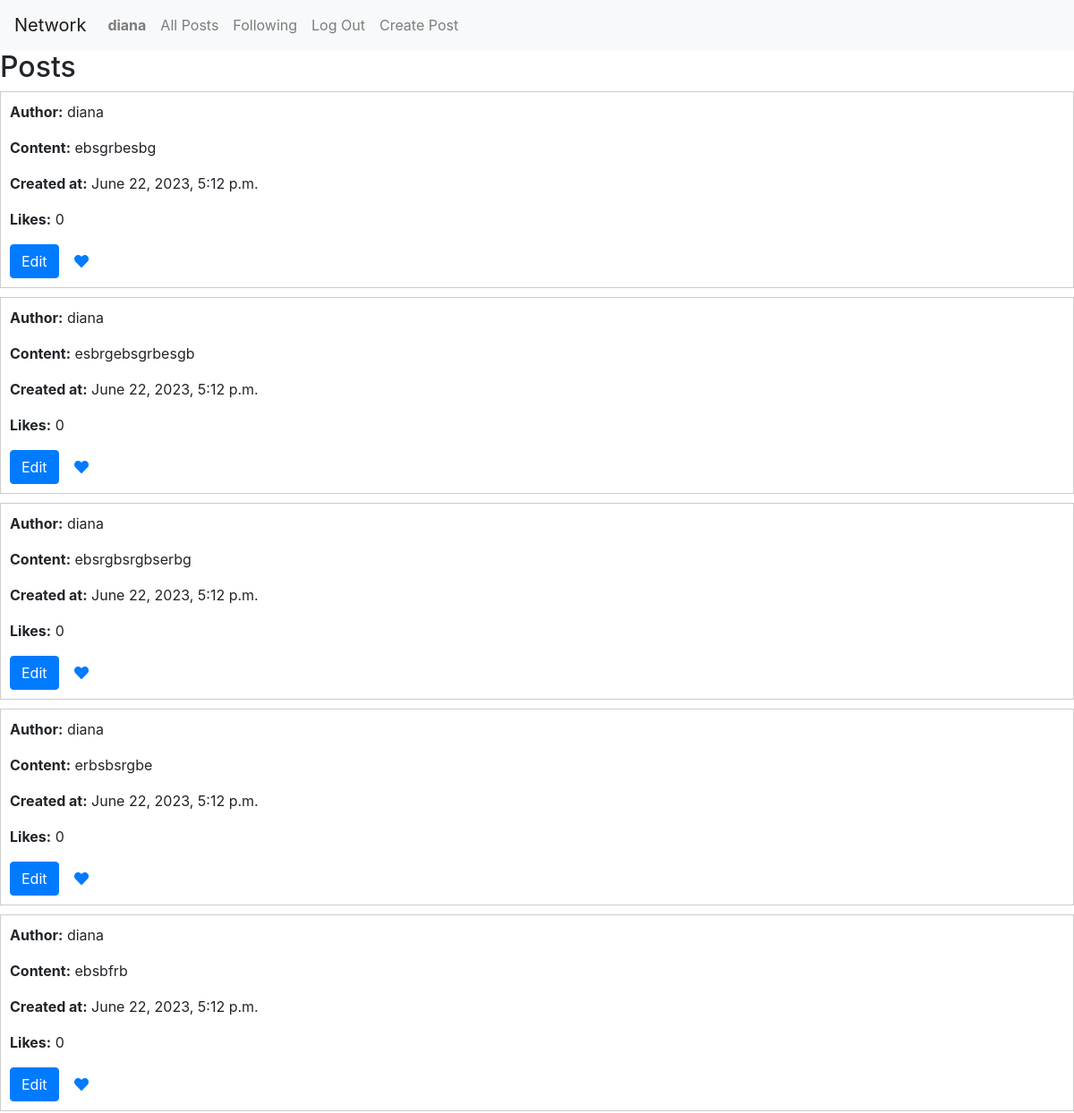
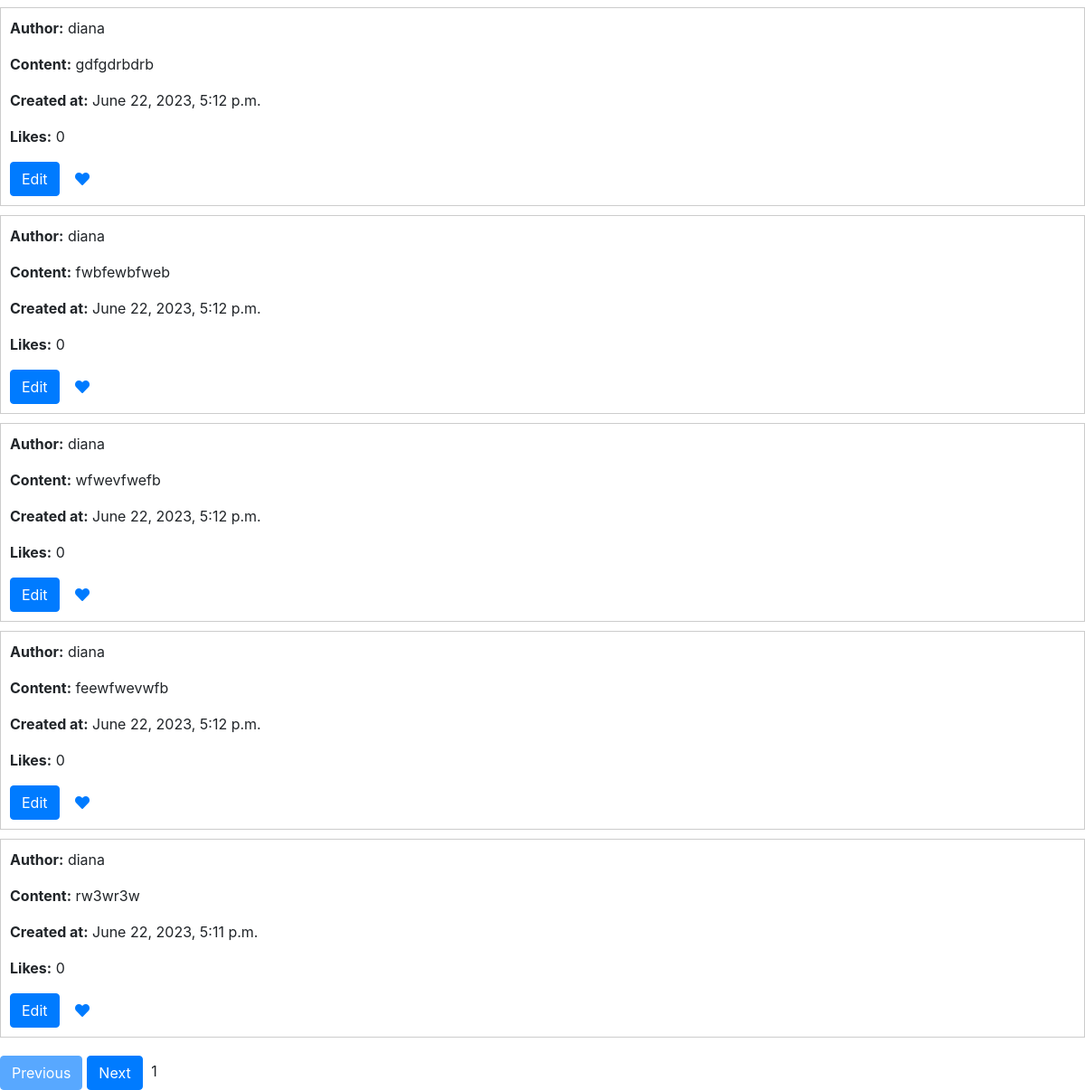
Screenshot of / (signed in) with the database file from the repository (2 pictures, top to bottom).
### network/models.py (models this page shows)
class User(AbstractUser):
    followers = models.ManyToManyField('self', symmetrical=False, related_name='following', blank=True)

class Post(models.Model):
    user = models.ForeignKey(User, on_delete=models.CASCADE)
    content = models.TextField()
    created_at = models.DateTimeField(auto_now_add=True)
    likes = models.IntegerField(default=0)

### network/views.py (the view)
# urls.py: path("", views.index, name="index"),
def index(request):
    if request.user.is_authenticated:
        author_posts = Post.objects.filter(user=request.user).order_by('-created_at')
        paginator = Paginator(author_posts, 10)
        page_number = request.GET.get('page', 1)
        page = paginator.get_page(page_number)
        return render(request, "network/index.html", {'page': page})
    else:
        return render(request, "network/index.html", {'page': []})

### network/templates/network/index.html (shortened to what this page needs)
{% extends "network/layout.html" %}
{% block body %}
    <h2>Posts</h2>
    {% for post in page %}
        <div class="post-container">
            <div class="post">
                <p><strong>Author:</strong> {{ post.user.username }}</p>
                <p><strong>Content:</strong> <span id="post-content-{{ post.id }}">{{ post.content }}</span></p>
                <p><strong>Created at:</strong> {{ post.created_at }}</p>
                <p><strong>Likes:</strong> {{ post.likes }}</p>
                {% if user.is_authenticated and post.user == user %}
                    <button class="btn btn-primary edit-post-btn" data-post-id="{{ post.id }}">Edit</button>
                {% endif %}
                <button class="btn btn-link heart-icon{% if post.is_liked %} liked{% endif %}" data-post-id="{{ post.id }}">
                    <i class="fas fa-heart"></i>
                </button>
            </div>
        </div>
    {% empty %}
        <p>No posts available.</p>
    {% endfor %}
    <div class="pagination">
        {% if page.has_previous %}
            <a href="?page={{ page.previous_page_number }}" class="btn btn-primary">Previous</a>
        {% else %}
            <span class="btn btn-primary disabled">Previous</span>
        {% endif %}
        <span class="page-number">
            {% if page.has_next %}
                <a href="?page={{ page.next_page_number }}" class="btn btn-primary">Next</a>
            {% else %}
                <span class="btn btn-primary disabled">Next</span>
            {% endif %}
            <span class="current-page">{{ page.number }}</span>
        </span>
    </div>
{% endblock %}

### network/templates/network/layout.html (shortened to what this page needs)
{% load static %}
<!DOCTYPE html>
<html lang="en">
<head>
    <link rel="stylesheet" href="https://stackpath.bootstrapcdn.com/bootstrap/4.4.1/css/bootstrap.min.css">
    <link href="{% static 'network/styles.css' %}" rel="stylesheet">
    <link rel="stylesheet" href="https://cdnjs.cloudflare.com/ajax/libs/font-awesome/5.15.3/css/all.min.css">
</head>
<body>
<nav class="navbar navbar-expand-lg navbar-light bg-light">
    <a class="navbar-brand" href="{% url 'index' %}">Network</a>
    <div>
        <ul class="navbar-nav mr-auto">
            {% if user.is_authenticated %}
                <li class="nav-item">
                    <a class="nav-link" href="#"><strong>{{ user.username }}</strong></a>
                </li>
            {% endif %}
            <li class="nav-item">
                <a class="nav-link" href="{% url 'all_posts' %}">All Posts</a>
            </li>
            {% if user.is_authenticated %}
                <li class="nav-item">
                    <a class="nav-link" href="{% url 'following' %}">Following</a>
                </li>
                <li class="nav-item">
                    <a class="nav-link" href="{% url 'logout' %}">Log Out</a>
                </li>
            {% endif %}
            <li class="nav-item">
                <a class="nav-link" href="{% url 'create_post' %}">Create Post</a>
            </li>
        </ul>
    </div>
</nav>
<div class="body">
    {% block body %}
    {% endblock %}
</div>
</body>
</html>

### network/templates/network/index.html (style rules this page uses)
.post-container { border: 1px solid #ccc; padding: 10px; margin-bottom: 10px; }
.pagination { margin-top: 20px; }
.pagination .btn { margin-right: 5px; }

### rows the page displays
User: username "diana"
Post: user.username "diana", content "ebsgrbesbg", created_at "June 22, 2023, 5:12 p.m.", likes "0"
Post: user.username "diana", content "esbrgebsgrbesgb", created_at "June 22, 2023, 5:12 p.m.", likes "0"
Post: user.username "diana", content "ebsrgbsrgbserbg", created_at "June 22, 2023, 5:12 p.m.", likes "0"
Post: user.username "diana", content "erbsbsrgbe", created_at "June 22, 2023, 5:12 p.m.", likes "0"
Post: user.username "diana", content "ebsbfrb", created_at "June 22, 2023, 5:12 p.m.", likes "0"
Post: user.username "diana", content "gdfgdrbdrb", created_at "June 22, 2023, 5:12 p.m.", likes "0"
Post: user.username "diana", content "fwbfewbfweb", created_at "June 22, 2023, 5:12 p.m.", likes "0"
Post: user.username "diana", content "wfwevfwefb", created_at "June 22, 2023, 5:12 p.m.", likes "0"
Post: user.username "diana", content "feewfwevwfb", created_at "June 22, 2023, 5:12 p.m.", likes "0"
Post: user.username "diana", content "rw3wr3w", created_at "June 22, 2023, 5:11 p.m.", likes "0"

### other values shown
{{ page.number }} "1"
